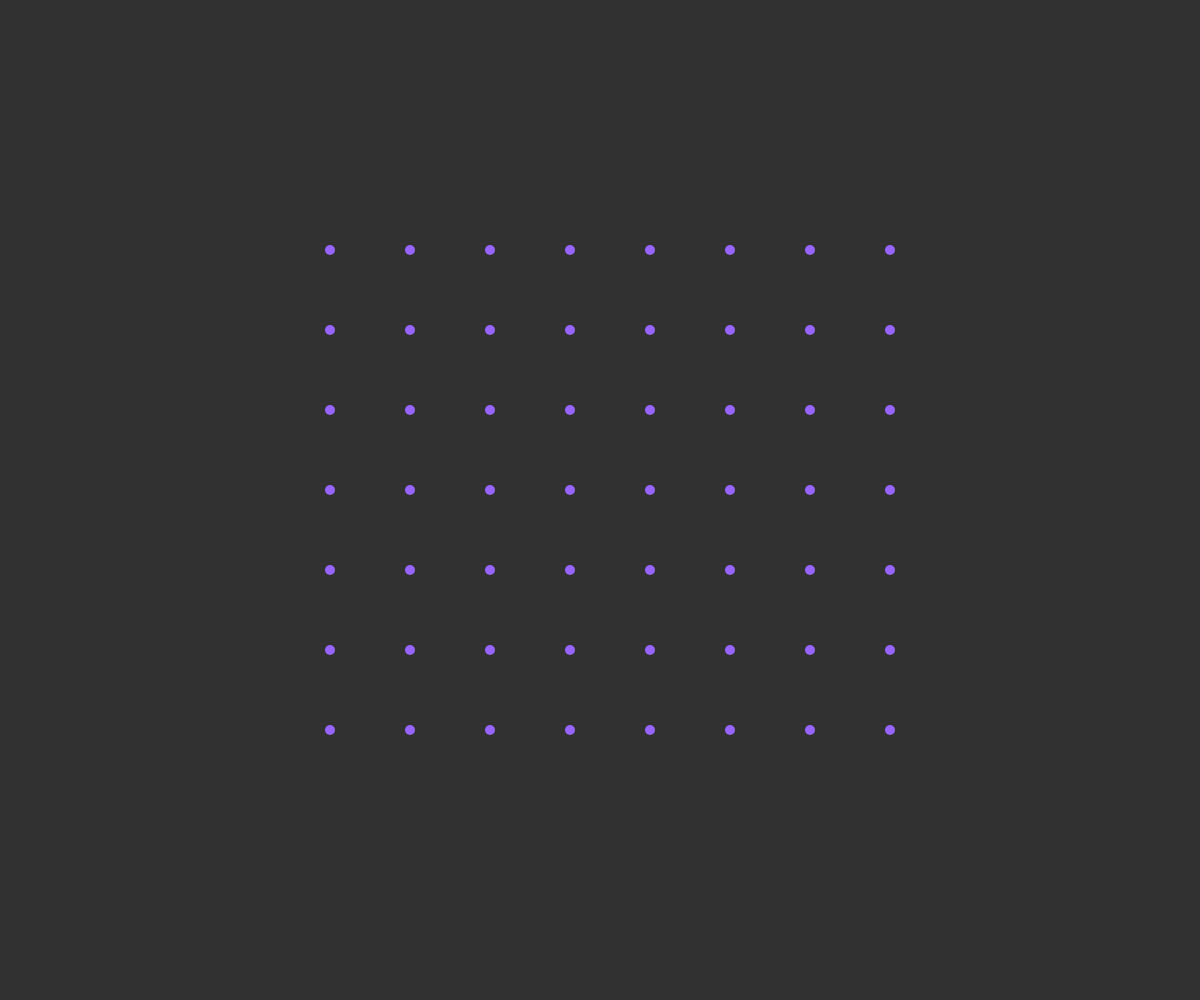
Frame 1 (no input)
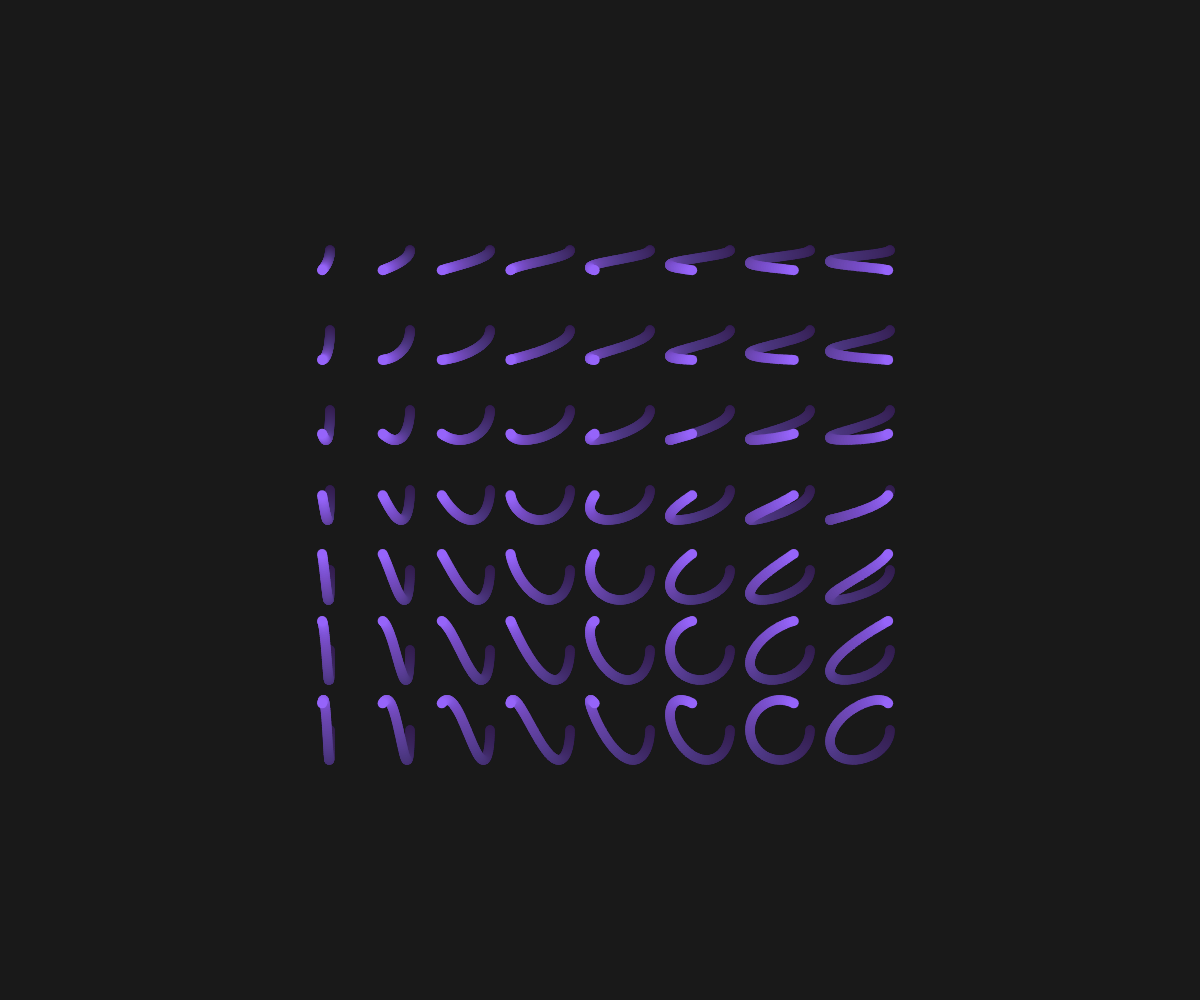
Frame 60 (no input)
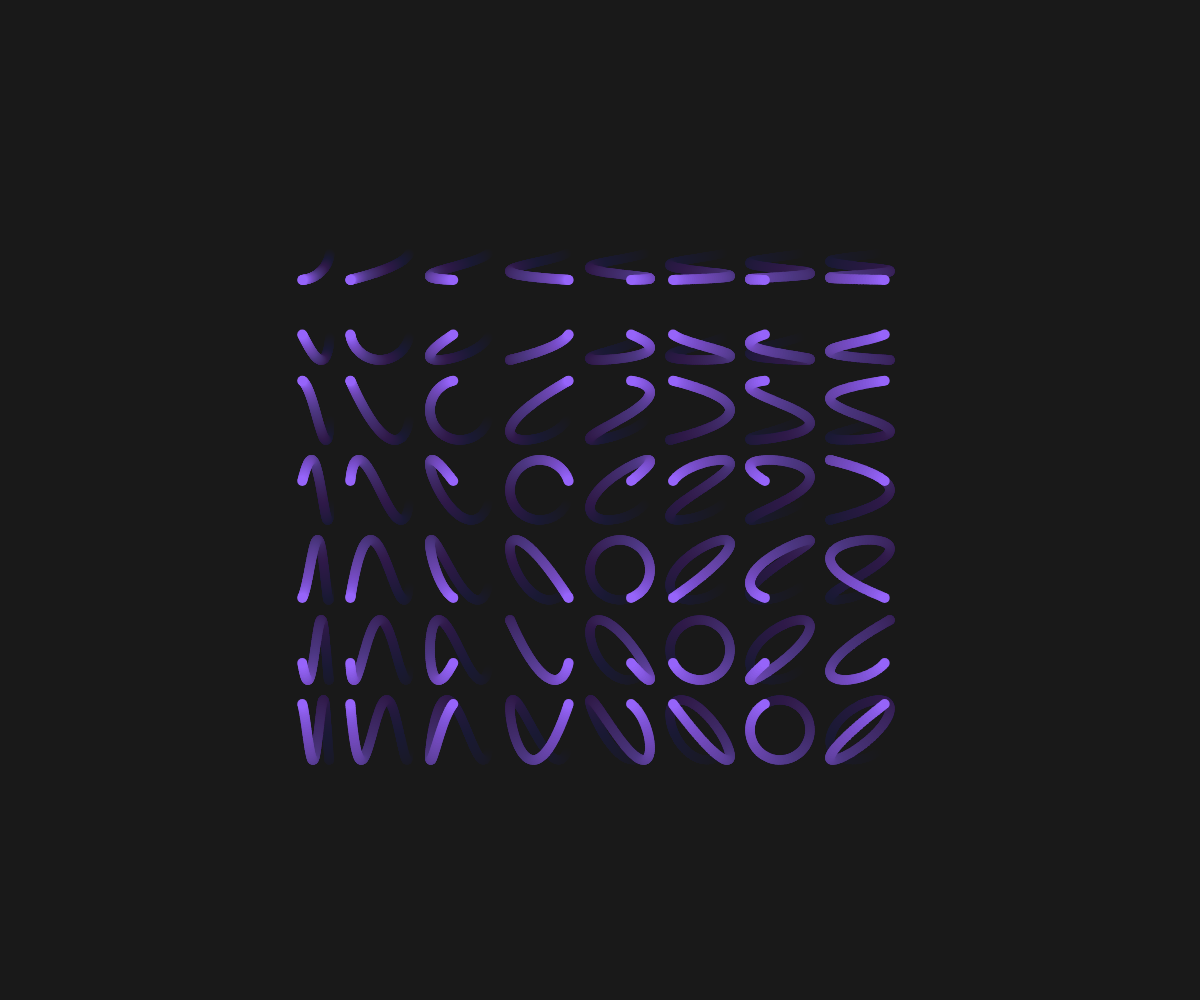
Frame 120 (the mouse pressed at the canvas centre since frame 60)

The p5.js sketch that drew these frames (run headless with seeded random() and noise() and a simulated clock; from frame 60 on, the mouse is pressed at the canvas centre):

// p5.js sketch
// ── sketch.js
let t=0;

function setup() {
	createCanvas(windowWidth, windowHeight);
	background(50);
  noStroke();

}

function draw() {
  background(5,5); // translucent background (creates trails)

	translate(width/4, height/4);
  // make a x and y grid of ellipses
  for (let x = 0; x <= width/2; x = x + 80) {
    for (let y = 0; y <= height/2; y = y + 80) {
      // each particle moves in a circle
      let myX = x + 30 * cos(2 * PI * t * (1+x/80));
      let myY = y + 30 * sin(2 * PI * t * (1+y/80));

			fill(150, 100, 250);
      ellipse(myX, myY, 10); // draw particle
    }
  }

  t = t + 0.002; // update time
}
